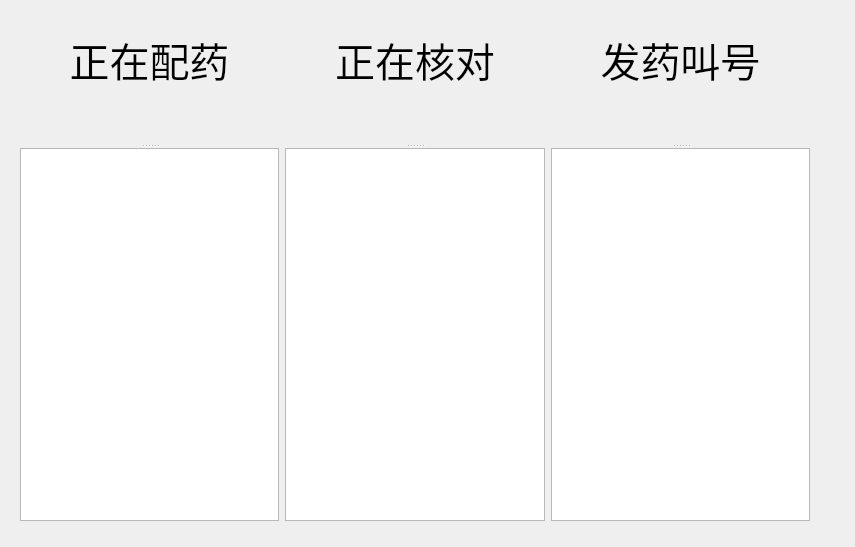
<?xml version="1.0" encoding="UTF-8"?>
<ui version="4.0">
 <class>dispense</class>
 <widget class="QWidget" name="dispense">
  <property name="geometry">
   <rect>
    <x>0</x>
    <y>0</y>
    <width>855</width>
    <height>547</height>
   </rect>
  </property>
  <property name="windowTitle">
   <string>中草药窗口</string>
  </property>
  <widget class="QWidget" name="">
   <property name="geometry">
    <rect>
     <x>20</x>
     <y>30</y>
     <width>790</width>
     <height>491</height>
    </rect>
   </property>
   <layout class="QHBoxLayout" name="horizontalLayout">
    <item>
     <widget class="QSplitter" name="splitter">
      <property name="orientation">
       <enum>Qt::Vertical</enum>
      </property>
      <widget class="QLabel" name="label">
       <property name="font">
        <font>
         <pointsize>30</pointsize>
        </font>
       </property>
       <property name="text">
        <string>正在配药</string>
       </property>
       <property name="alignment">
        <set>Qt::AlignHCenter|Qt::AlignTop</set>
       </property>
      </widget>
      <widget class="QTableView" name="tableView"/>
     </widget>
    </item>
    <item>
     <widget class="QSplitter" name="splitter_2">
      <property name="orientation">
       <enum>Qt::Vertical</enum>
      </property>
      <widget class="QLabel" name="label_2">
       <property name="font">
        <font>
         <pointsize>30</pointsize>
        </font>
       </property>
       <property name="text">
        <string>正在核对</string>
       </property>
       <property name="alignment">
        <set>Qt::AlignHCenter|Qt::AlignTop</set>
       </property>
      </widget>
      <widget class="QTableView" name="tableView_2"/>
     </widget>
    </item>
    <item>
     <widget class="QSplitter" name="splitter_3">
      <property name="orientation">
       <enum>Qt::Vertical</enum>
      </property>
      <widget class="QLabel" name="label_3">
       <property name="font">
        <font>
         <pointsize>30</pointsize>
        </font>
       </property>
       <property name="text">
        <string>发药叫号</string>
       </property>
       <property name="alignment">
        <set>Qt::AlignHCenter|Qt::AlignTop</set>
       </property>
      </widget>
      <widget class="QTableView" name="tableView_3"/>
     </widget>
    </item>
   </layout>
  </widget>
 </widget>
 <resources/>
 <connections/>
</ui>
